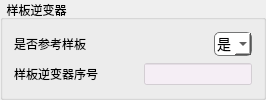
                     <widget class="QGroupBox" name="groupBox_3">
                      <property name="title">
                       <string>  样板逆变器</string>
                      </property>
                      <layout class="QGridLayout" name="gridLayout_4">
                       <item row="0" column="0">
                        <layout class="QHBoxLayout" name="horizontalLayout_10">
                         <item>
                          <widget class="QLabel" name="label_11">
                           <property name="text">
                            <string>是否参考样板</string>
                           </property>
                          </widget>
                         </item>
                         <item>
                          <spacer name="horizontalSpacer_14">
                           <property name="orientation">
                            <enum>Qt::Horizontal</enum>
                           </property>
                           <property name="sizeHint" stdset="0">
                            <size>
                             <width>40</width>
                             <height>20</height>
                            </size>
                           </property>
                          </spacer>
                         </item>
                         <item>
                          <widget class="QComboBox" name="template_enable">
                           <property name="styleSheet">
                            <string notr="true">QComboBox 
{
    font:14px;
    height: 20px;
border: 1px solid rgb(117, 118, 118);
        border-radius: 5px;
        background: white; 
padding: 1px 2px 1px 2px;
}
QComboBox:hover, QComboBox:focus 
{
    background: rgb(20,162,182);
}


QComboBox QAbstractItemView 
{
    border: none;
    outline:none;
    selection-background-color:rgb(20,162,182);
}
/*选项的高度*/
QComboBox QAbstractItemView::item 
{
    height: 20px;
}</string>
                           </property>
                           <item>
                            <property name="text">
                             <string>是</string>
                            </property>
                           </item>
                           <item>
                            <property name="text">
                             <string>否</string>
                            </property>
                           </item>
                          </widget>
                         </item>
                        </layout>
                       </item>
                       <item row="1" column="0">
                        <layout class="QHBoxLayout" name="horizontalLayout_12">
                         <item>
                          <widget class="QLabel" name="label_12">
                           <property name="text">
                            <string>样板逆变器序号</string>
                           </property>
                          </widget>
                         </item>
                         <item>
                          <spacer name="horizontalSpacer_15">
                           <property name="orientation">
                            <enum>Qt::Horizontal</enum>
                           </property>
                           <property name="sizeHint" stdset="0">
                            <size>
                             <width>40</width>
                             <height>20</height>
                            </size>
                           </property>
                          </spacer>
                         </item>
                         <item>
                          <widget class="QLineEdit" name="template_sn">
                           <property name="styleSheet">
                            <string notr="true">QLineEdit{ background-color: rgba(255,240,255,120); }QLineEdit:focus{background-color: rgb(255,255,255)}</string>
                           </property>
                          </widget>
                         </item>
                        </layout>
                       </item>
                      </layout>
                     </widget>
